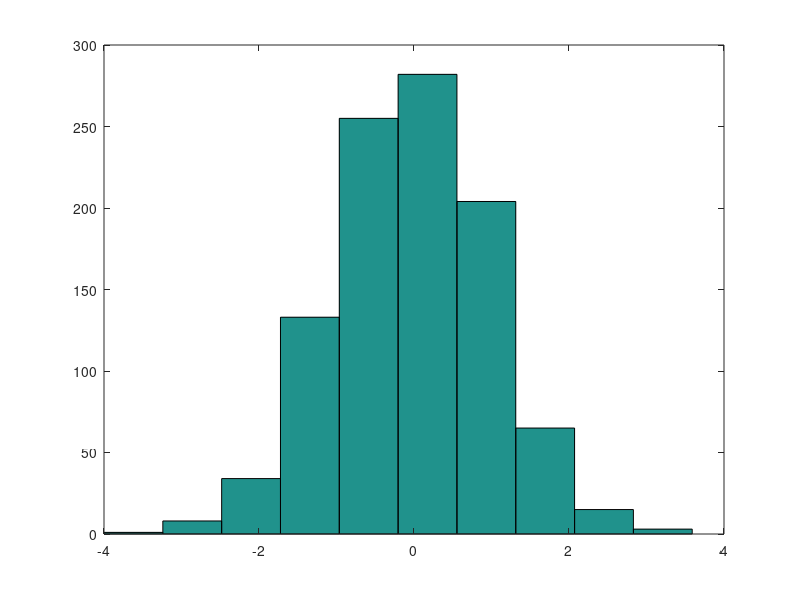

Here is the MATLAB script that generated this plot:
% Example how to generate data when no explicit formula for CDF exists.
% Here illustrated in the case of a normal density

xa = -4;    % lower bound of support
dx = 0.01;  % increment
xb = +4;    % upper bound of support

x = xa:dx:xb;
fx = 1/sqrt(2*pi)*exp(-0.5*x.^2);  % here use normal density

plot(x,fx);
pause;

Fx = cumsum(fx)*dx; % the ad-hoc cdf

plot(x,normcdf(x,0,1),x,Fx); % verify that fit is good
pause;

NSim=1000;  % number of simulations
RandFx=zeros(NSim,1); % a placeholder for simulated data
u=rand(NSim,1); % simulate all numbers once and for all

for i=1:NSim
    y=Fx-u(i); 
    e=y>0;
    [m,idx]=max(e); %idx is first encounter where Fx>u(i)
    RandFx(i)=x(idx); % F^(-1)(x)
end;

hist(RandFx,10);



